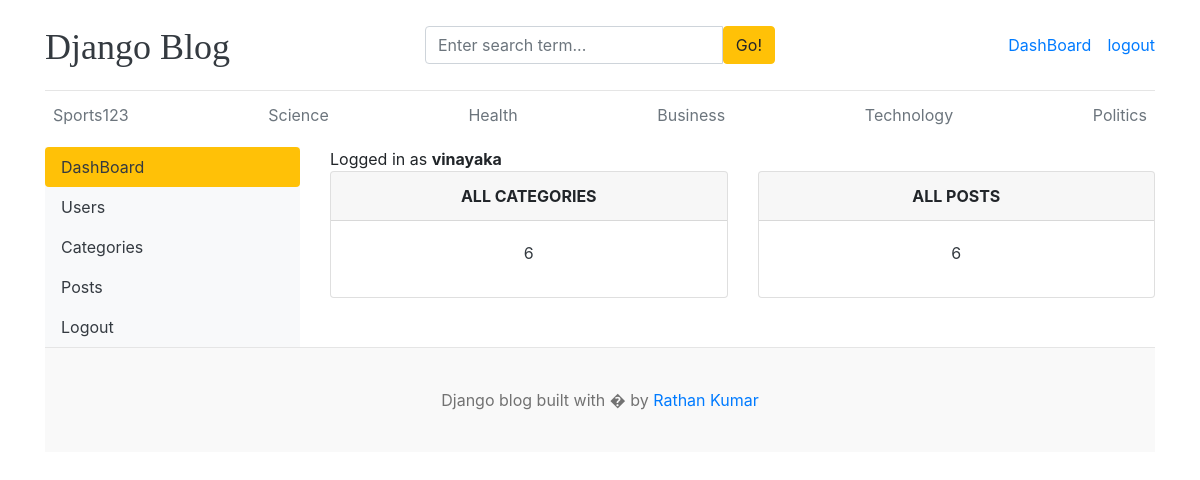
The page /dashboard/ (signed in) on the database its author committed.
### blogs/models.py (models this page shows, shortened)
class Category(models.Model):
    category = models.CharField(max_length=50)
    created_at = models.DateTimeField(auto_now_add=True)
    updated_at = models.DateTimeField(auto_now=True)
    class Meta:
        verbose_name_plural = 'categories'

### dashboards/views.py (the view)
# urls.py: path('dashboard/',include('dashboards.urls')),
@login_required(login_url="login")
def dashboard(request):
    category_count=Category.objects.all().count()
    post_count=Blog.objects.all().count()
    context={
        "category_count":category_count,
        "post_count":post_count,
    }
    return render(request,'dashboards/dashboard.html',context)

### blogs/context_processors.py (called while the page is built)
def get_categories(request):
    categories=Category.objects.all()
    return dict(categories=categories)

def get_social_links(request):
    social_links=SocialLink.objects.all()
    return dict(social_links=social_links)

### templates/dashboards/dashboard.html
{% extends 'base.html' %}
{% block content %}
<div class="row">
    {% include 'dashboards/sidebar.html' %}
    <div class="col-md-9">
        <span>Logged in as <b>{{user}}</b></span>
        <div class="row">
            <div class="col">
                <div class="card border-default mb-3">
                    <div class="card-header text-center text-uppercase font-weight-bold">All categories</div>
                    <div class="card-body text-dark">
                        <div class="card-title text-center">{{category_count}}</div>
                    </div>
                </div>
            </div>
            <div class="col">
                <div class="card border-default mb-3">
                    <div class="card-header text-center text-uppercase font-weight-bold">All posts</div>
                    <div class="card-body text-dark">
                        <div class="card-title text-center">{{post_count}}</div>
                    </div>
                </div>
            </div>
        </div>
    </div>
</div>
{% endblock %}

### templates/base.html (shortened to what this page needs)
{% load static %}
<!DOCTYPE html>
<html lang="en">
<head>
    <link href="https://getbootstrap.com/docs/4.0/dist/css/bootstrap.min.css" rel="stylesheet">
    <link href="{% static 'css/blog.css' %}" rel="stylesheet">
    <link rel="stylesheet" href="https://cdnjs.cloudflare.com/ajax/libs/font-awesome/4.7.0/css/font-awesome.min.css">
  </head>
<body>
    <div class="container">
      <header class="blog-header py-3">
        <div class="row flex-nowrap justify-content-between align-items-center">
          <div class="col-4 pt-1">
            <a class="blog-header-logo text-dark" href="/">Django Blog</a>
          </div>
          <div class="col-4">
            <form action="{% url 'search' %}" method="GET">
              <div class="input-group">
                <input class="form-control" value="{{keyword}}" type="text" name="keyword" placeholder="Enter search term..." aria-label="Enter search term..." aria-describedby="button-search" />
                <button type="submit" class="btn btn-warning" id="button-search" type="button">Go!</button>
              </div>
            </form>
          </div>
          <div class="col-4 d-flex justify-content-end align-items-center">
            {% if not user.is_authenticated %}
            <a class="btn btn-sm btn-warning" href="{% url 'login' %}">Login</a> &nbsp;
            <a class="btn btn-sm btn-outline-secondary" href="{% url 'register' %}">Register</a>
            {% else %}
            <span><a href="{% url 'dashboard' %}">DashBoard</a></span>
            <span><a href="{% url 'logout' %}">logout</a></span>
            {% endif %}
          </div>
        </div>
      </header>
      <div class="nav-scroller py-1 mb-2">
        <nav class="nav d-flex justify-content-between">
          {% for category in categories %}
          <a class="p-2 text-muted" href="{% url 'posts_by_category' category.id %}">{{category.category}}</a>
          {% endfor %}
        </nav>
      </div>
{% block content %}
{% endblock %}
<footer class="blog-footer">
  <p>Django blog built with � by <a href="#">Rathan Kumar</a></p>
</footer>
</body>
</html>

### blog_main/static/css/blog.css (style rules this page uses)
.blog-header { border-bottom: 1px solid #e5e5e5; }
.blog-header-logo { font-family: "Playfair Display", Georgia, "Times New Roman", serif; font-size: 2.25rem; }
.blog-footer { padding: 2.5rem 0; color: #727272; text-align: center; background-color: #f9f9f9; border-top: .05rem solid #e5e5e5; }
.blog-footer p:last-child { margin-bottom: 0; }

### rows shown on the page
Category: category "Sports123"
Category: category "Science"
Category: category "Health"
Category: category "Business"
Category: category "Technology"
Category: category "Politics"

### other values the page prints
{{ user }} "vinayaka"
{{ category_count }} "6"
{{ post_count }} "6"
